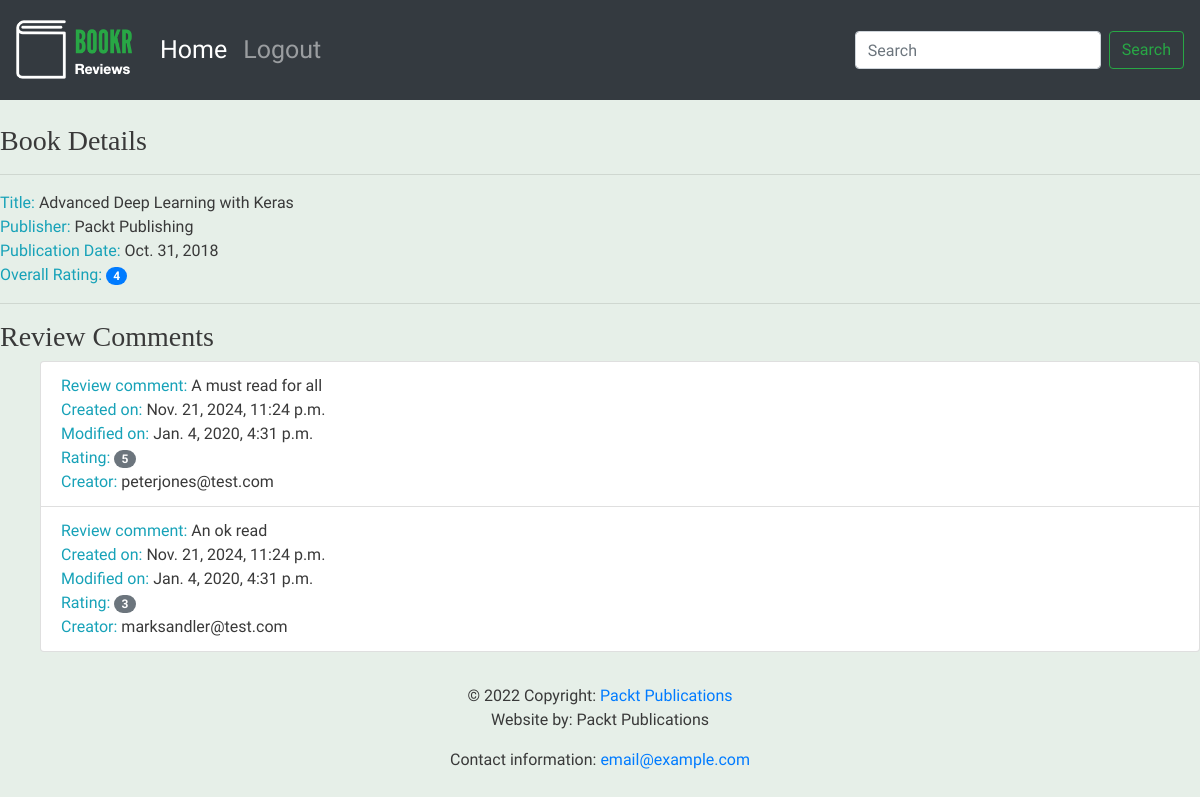
Page /books/1/ on the committed database.
### reviews/models.py (models this page shows, shortened)
class Book(models.Model):
    title = models.CharField(max_length=70, help_text="The title of the book.")
    publication_date = models.DateField(verbose_name="Date the book was published.")
    isbn = models.CharField(max_length=20, verbose_name="ISBN number of the book.")
    publisher = models.ForeignKey(Publisher, on_delete=models.CASCADE)
    contributors = models.ManyToManyField("Contributor", through="BookContributor")

class Publisher(models.Model):
    name = models.CharField(max_length=50, help_text="The name of the Publisher.")
    website = models.URLField(help_text="The Publisher's website")
    email = models.EmailField(help_text="The Publisher's email address.")
    def __str__(self):
        return self.name

class Review(models.Model):
    content = models.TextField(help_text="The Review text.")
    rating = models.IntegerField(help_text="The rating the reviewer has given.")
    date_created = models.DateTimeField(
        auto_now_add=True, help_text="The date and time the review was created."
    )
    date_edited = models.DateTimeField(
        null=True, help_text="The date and time the review was last edited."
    )
    creator = models.ForeignKey(auth.get_user_model(), on_delete=models.CASCADE)
    book = models.ForeignKey(
        Book, on_delete=models.CASCADE, help_text="The Book that this review is for."
    )

### reviews/views.py (the view)
# urls.py: path("books/<int:pk>/", views.book_detail, name="book_detail"),
def book_detail(request, pk):
    book = get_object_or_404(Book, pk=pk)
    reviews = book.review_set.all()
    if reviews:
        book_rating = average_rating([review.rating for review in reviews])
        context = {
            "book": book,
            "book_rating": book_rating,
            "reviews": reviews
        }
    else:
        context = {
            "book": book,
            "book_rating": None,
            "reviews": None
        }
    return render(request, "reviews/book_detail.html", context)

### reviews/utils.py (called while the page is built)
def average_rating(rating_list):
    if not rating_list:
        return 0
    return round(sum(rating_list)/ len(rating_list))

### reviews/templates/reviews/book_detail.html
{% extends 'reviews/base.html' %}
{% block content %}
      <br>
      <h3>Book Details</h3>
      <hr>
      <span class="text-info">Title: </span> <span>{{ book.title }}</span>
      <br>
      <span class="text-info">Publisher: </span><span>{{ book.publisher }}</span>
      <br>
      <span class="text-info">Publication Date: </span><span>{{ book.publication_date }}</span>
      <br>
      {% if not reviews %}
            <hr>
            <h3>Be the first one to write a review.</h3>
      {% else %}
            <span class="text-info">Overall Rating: </span><span class="badge badge-primary badge-pill">{{ book_rating }}</span>
            <br>
            <hr>
            <h3>Review Comments</h3>
            <ul>
            {% for review in reviews %}
                  <li class="list-group-item">
                        <span class="text-info">Review comment: </span> <span>{{ review.content }}</span>
                        <br>
                        <span class="text-info">Created on: </span><span>{{ review.date_created }}</span>
                        <br>
                        <span class="text-info">Modified on: </span><span>{{ review.date_edited }}</span>
                        <br>
                        <span class="text-info">Rating: </span><span class="badge badge-secondary badge-pill">{{ review.rating }}</span>
                        <br>
                        <span class="text-info">Creator: </span><span>{{ review.creator.username }}</span>
                        <br>
                  </li>
            {% endfor %}
            </ul>
      {% endif %}
{% endblock %}

### reviews/templates/reviews/base.html
{% extends 'base.html' %}
{% load static %}
{% block brand %}<img src="{% static 'reviews/bookrlogo.png' %}">{% endblock %}

### templates/base.html (shortened to what this page needs)
<!doctype html>
{% load static %}
<html lang="en">
  <head>
    <link rel="stylesheet" href="https://stackpath.bootstrapcdn.com/bootstrap/4.4.1/css/bootstrap.min.css">
    <link rel="stylesheet" href="https://cdnjs.cloudflare.com/ajax/libs/font-awesome/4.7.0/css/font-awesome.min.css">
    <link rel="stylesheet" href="{% static 'main.css' %}">
  </head>
  <body>
        <nav class="navbar navbar-expand-sm navbar-dark bg-dark sticky-top">
          <a class="navbar-brand" href="/">{% block brand %}<img src="{% static 'bookLogo.png' %}">{% endblock %}</a>
          <div class="collapse navbar-collapse" id="navbarSupportedContent">
            <ul class="navbar-nav mr-auto">
              <li class="nav-item active">
                <a class="nav-link" href="/books/">Home <span class="sr-only">(current)</span></a>
              </li>
              <li class="nav-item">
                <a class="nav-link" href="#">Logout</a>
              </li>
            </ul>
            <form action="{% url 'book_search' %}" class="form-inline my-2 my-lg-0">
              <input class="form-control mr-sm-2" type="search" placeholder="Search" aria-label="Search" name="search" value="{{ search_text }}" minlength="3">
              <button class="btn btn-outline-success my-2 my-sm-0" type="submit">Search</button>
            </form>
          </div>
        </nav>
         {% block content %}{% endblock %}
  <footer class="page-footer font-small blue">
    <div class="footer-copyright text-center py-3">&copy; 2022 Copyright:
      <a href="https://www.packtpub.com"> Packt Publications</a>
      <p>Website by: Packt Publications</p>
      <p>Contact information: <a href="mailto:email@example.com">email@example.com</a></p>
    </div>
  </footer>
  </body>
</html>

### static/main.css (style rules this page uses)
.navbar { min-height: 100px; font-size: 25px; }
.navbar-brand { font-size: 25px; }
.navbar-brand > img { height: 60px; }
body { font-family: 'Source Sans Pro', sans-serif; background-color: #e6efe8; color: #393939; }
h1, h2, h3, h4, h5, h6 { font-family: 'Libre Baskerville', serif; }

### rows in the picture
Book: title "Advanced Deep Learning with Keras", publisher "Packt Publishing", publication_date "Oct. 31, 2018"
Review: content "A must read for all", date_created "Nov. 21, 2024, 11:24 p.m.", date_edited "Jan. 4, 2020, 4:31 p.m.", rating "5", creator.username "peterjones@test.com"
Review: content "An ok read", date_created "Nov. 21, 2024, 11:24 p.m.", date_edited "Jan. 4, 2020, 4:31 p.m.", rating "3", creator.username "marksandler@test.com"

### other values in the picture
{{ book_rating }} "4"
